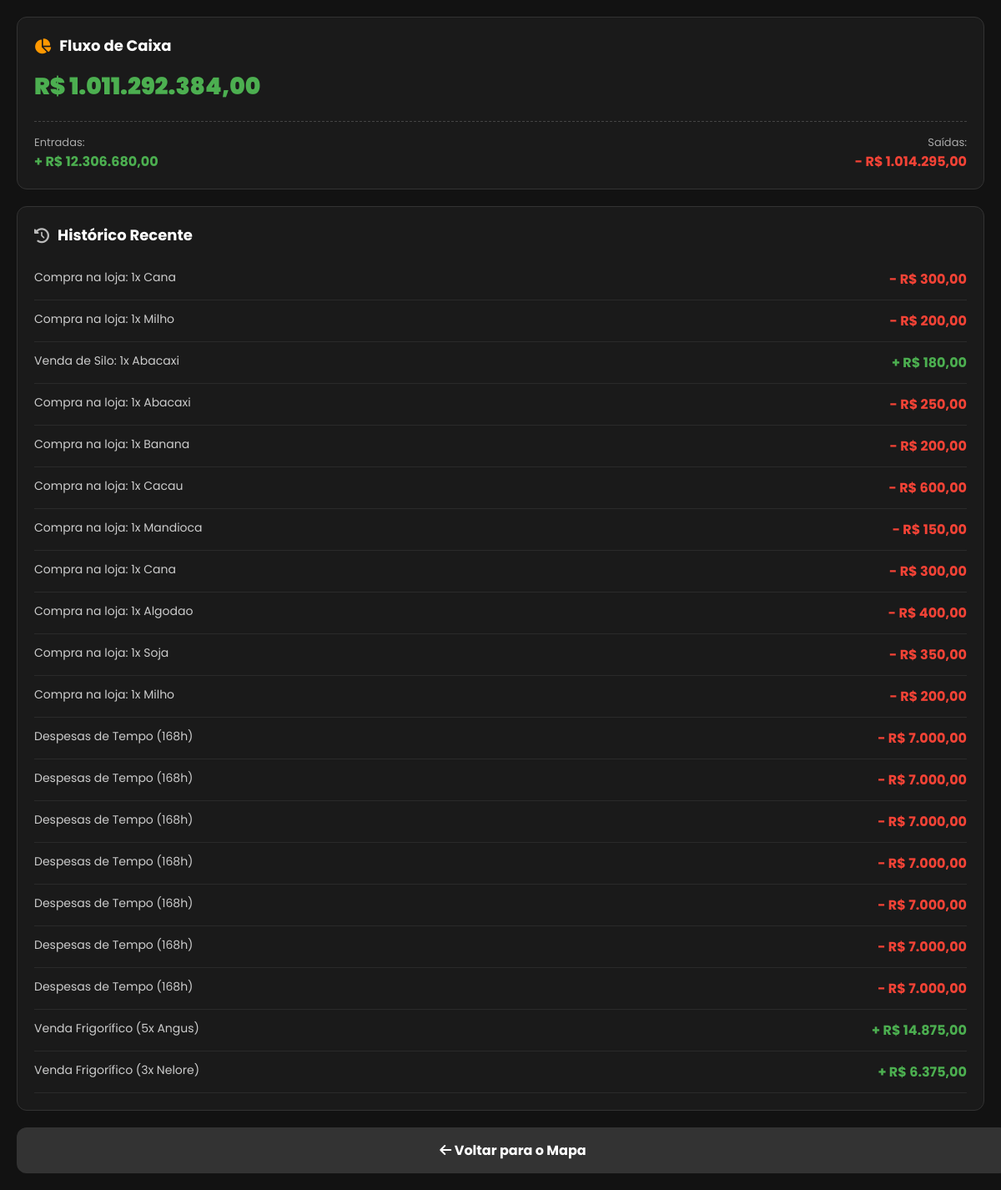
/financeiro (signed in), run on the app's committed database.
### database.py (models this page shows)
class Jogador(db.Model):
    __tablename__ = 'jogadores'
    id = db.Column(db.Integer, primary_key=True)
    username = db.Column(db.String(50), unique=True, nullable=False)
    email = db.Column(db.String(120), nullable=True)
    senha_hash = db.Column(db.String(128), nullable=False)
    saldo = db.Column(db.Float, default=1000.0)
    nivel = db.Column(db.Integer, default=1)
    hora = db.Column(db.Integer, default=6)
    dia = db.Column(db.Integer, default=1)
    mes = db.Column(db.Integer, default=1)
    ano = db.Column(db.Integer, default=2026)
    is_admin = db.Column(db.Boolean, default=False)
    ultima_acao = db.Column(db.DateTime, default=datetime.utcnow)
    propriedades = db.relationship('Propriedade', backref='dono', lazy=True)

class Transacao(db.Model):
    __tablename__ = 'transacoes'
    id = db.Column(db.Integer, primary_key=True)
    jogador_id = db.Column(db.Integer, db.ForeignKey('jogadores.id'), nullable=False)
    tipo = db.Column(db.String(10), nullable=False)
    valor = db.Column(db.Float, nullable=False)
    descricao = db.Column(db.String(255), nullable=False)
    data = db.Column(db.DateTime, default=datetime.utcnow)
    jogador = db.relationship('Jogador', backref=db.backref('transacoes', lazy=True))

### logica/economia.py (the view)
@economia_bp.route('/financeiro')
def financeiro():
    if 'usuario' not in session:
        return redirect(url_for('login'))
    usuario = Jogador.query.filter_by(username=session['usuario']).first()
    if not usuario:
        return redirect(url_for('login'))
    historico = Transacao.query.filter_by(jogador_id=usuario.id).order_by(Transacao.data.desc()).limit(20).all()
    todas_transacoes = Transacao.query.filter_by(jogador_id=usuario.id).all()
    entradas = sum(t.valor for t in todas_transacoes if t.tipo == 'entrada')
    saidas = sum(t.valor for t in todas_transacoes if t.tipo == 'saida')
    return render_template(
        'financeiro.html',
        user=usuario,
        entradas=entradas,
        saidas=saidas,
        saldo=usuario.saldo,
        historico=historico
    )

### templates/financeiro.html (shortened to what this page needs)
<!DOCTYPE html>
<html lang="pt-BR">
<head>
    <link rel="stylesheet" href="https://cdnjs.cloudflare.com/ajax/libs/font-awesome/6.4.0/css/all.min.css">
</head>
<body>
    <div class="card">
        <div class="card-header"><i class="fas fa-chart-pie" style="color: #ff9800;"></i> Fluxo de Caixa</div>
        <div class="saldo-total">R$ {{ "{:,.2f}".format(saldo).replace(',','v').replace('.',',').replace('v','.') }}</div>
        <div class="fluxo-container">
            <div>
                <div style="color: #aaa; font-size: 13px;">Entradas:</div>
                <div class="entrada-texto">+ R$ {{ "{:,.2f}".format(entradas).replace(',','v').replace('.',',').replace('v','.') }}</div>
            </div>
            <div style="text-align: right;">
                <div style="color: #aaa; font-size: 13px;">Saídas:</div>
                <div class="saida-texto">- R$ {{ "{:,.2f}".format(saidas).replace(',','v').replace('.',',').replace('v','.') }}</div>
            </div>
        </div>
    </div>
    <div class="card">
        <div class="card-header"><i class="fas fa-history" style="color: #bbb;"></i> Histórico Recente</div>
        {% if not historico %}
            <p style="color: #777; font-style: italic; text-align: center; margin: 20px 0;">Nenhuma transação registrada ainda.</p>
        {% else %}
            {% for t in historico %}
                <div class="transacao-item">
                    <span style="color: #ccc;">{{ t.descricao }}</span>
                    {% if t.tipo == 'entrada' %}
                        <b class="entrada-texto">+ R$ {{ "{:,.2f}".format(t.valor).replace(',','v').replace('.',',').replace('v','.') }}</b>
                    {% else %}
                        <b class="saida-texto">- R$ {{ "{:,.2f}".format(t.valor).replace(',','v').replace('.',',').replace('v','.') }}</b>
                    {% endif %}
                </div>
            {% endfor %}
        {% endif %}
    </div>
    <a href="/mapa" class="btn-voltar"><i class="fas fa-arrow-left"></i> Voltar para o Mapa</a>
</body>
</html>

### templates/financeiro.html (style rules this page uses)
body { font-family: 'Poppins', sans-serif; background-color: #121212; color: #fff; margin: 0; padding: 20px; }
.card { background: #1a1a1a; border-radius: 12px; padding: 20px; border: 1px solid #333; margin-bottom: 20px; }
.card-header { font-size: 18px; font-weight: bold; margin-bottom: 15px; display: flex; align-items: center; gap: 10px; }
.saldo-total { font-size: 28px; font-weight: 900; color: #4caf50; margin-bottom: 20px; }
.fluxo-container { display: flex; justify-content: space-between; border-top: 1px dashed #444; padding-top: 15px; }
.entrada-texto { color: #4caf50; font-weight: bold; font-size: 16px; }
.saida-texto { color: #f44336; font-weight: bold; font-size: 16px; }
.transacao-item { display: flex; justify-content: space-between; padding: 12px 0; border-bottom: 1px solid #2a2a2a; font-size: 14px; }
.btn-voltar { display: block; width: 100%; padding: 15px; background: #333; color: #fff; text-align: center; text-decoration: none; border-radius: 12px; font-weight: bold; margin-top: 10px; }

### data on the page
Jogador: saldo "1.011.292.384,00"
Transacao: descricao "Compra na loja: 1x Cana", valor "300,00"
Transacao: descricao "Compra na loja: 1x Milho", valor "200,00"
Transacao: descricao "Venda de Silo: 1x Abacaxi", valor "180,00"
Transacao: descricao "Compra na loja: 1x Abacaxi", valor "250,00"
Transacao: descricao "Compra na loja: 1x Banana", valor "200,00"
Transacao: descricao "Compra na loja: 1x Cacau", valor "600,00"
Transacao: descricao "Compra na loja: 1x Mandioca", valor "150,00"
Transacao: descricao "Compra na loja: 1x Cana", valor "300,00"
Transacao: descricao "Compra na loja: 1x Algodao", valor "400,00"
Transacao: descricao "Compra na loja: 1x Soja", valor "350,00"
Transacao: descricao "Compra na loja: 1x Milho", valor "200,00"
Transacao: descricao "Despesas de Tempo (168h)", valor "7.000,00"
Transacao: descricao "Despesas de Tempo (168h)", valor "7.000,00"
Transacao: descricao "Despesas de Tempo (168h)", valor "7.000,00"
Transacao: descricao "Despesas de Tempo (168h)", valor "7.000,00"
Transacao: descricao "Despesas de Tempo (168h)", valor "7.000,00"
Transacao: descricao "Despesas de Tempo (168h)", valor "7.000,00"
Transacao: descricao "Despesas de Tempo (168h)", valor "7.000,00"
Transacao: descricao "Venda Frigorífico (5x Angus)", valor "14.875,00"
Transacao: descricao "Venda Frigorífico (3x Nelore)", valor "6.375,00"
